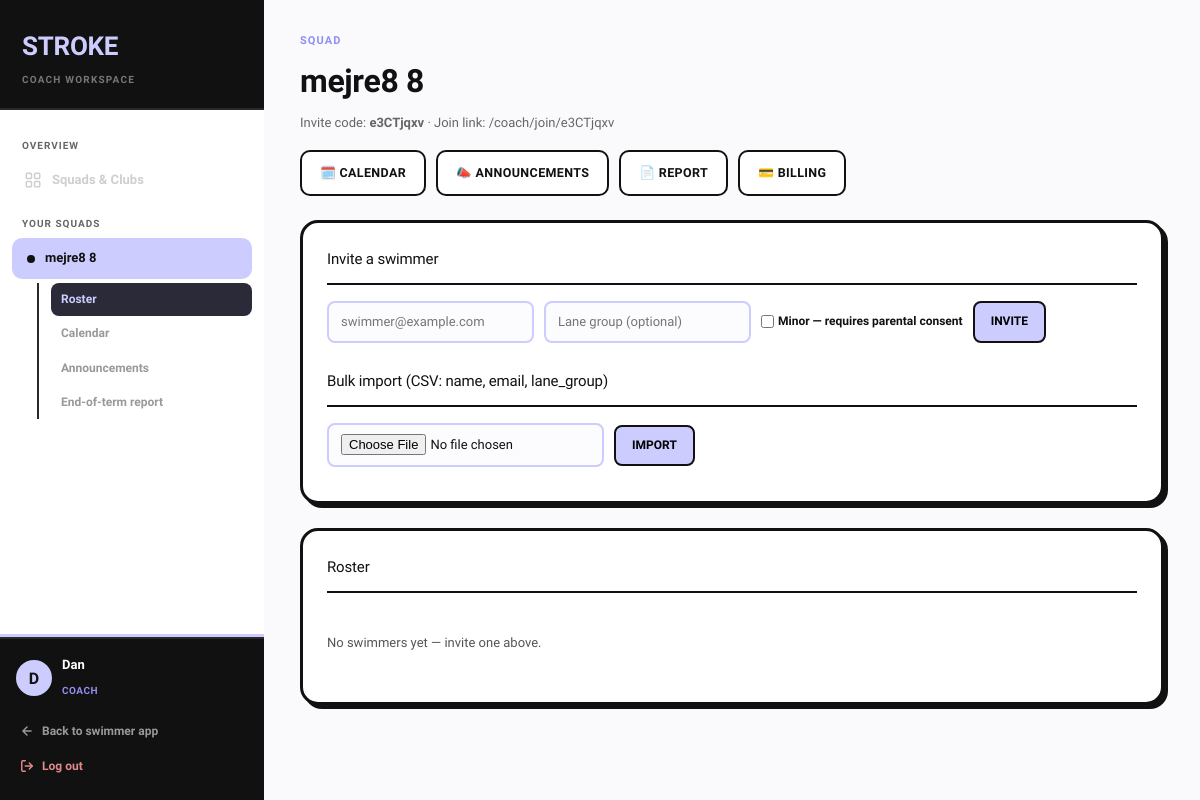
The page /coach/squad/1 (signed in) on the database as committed earlier.
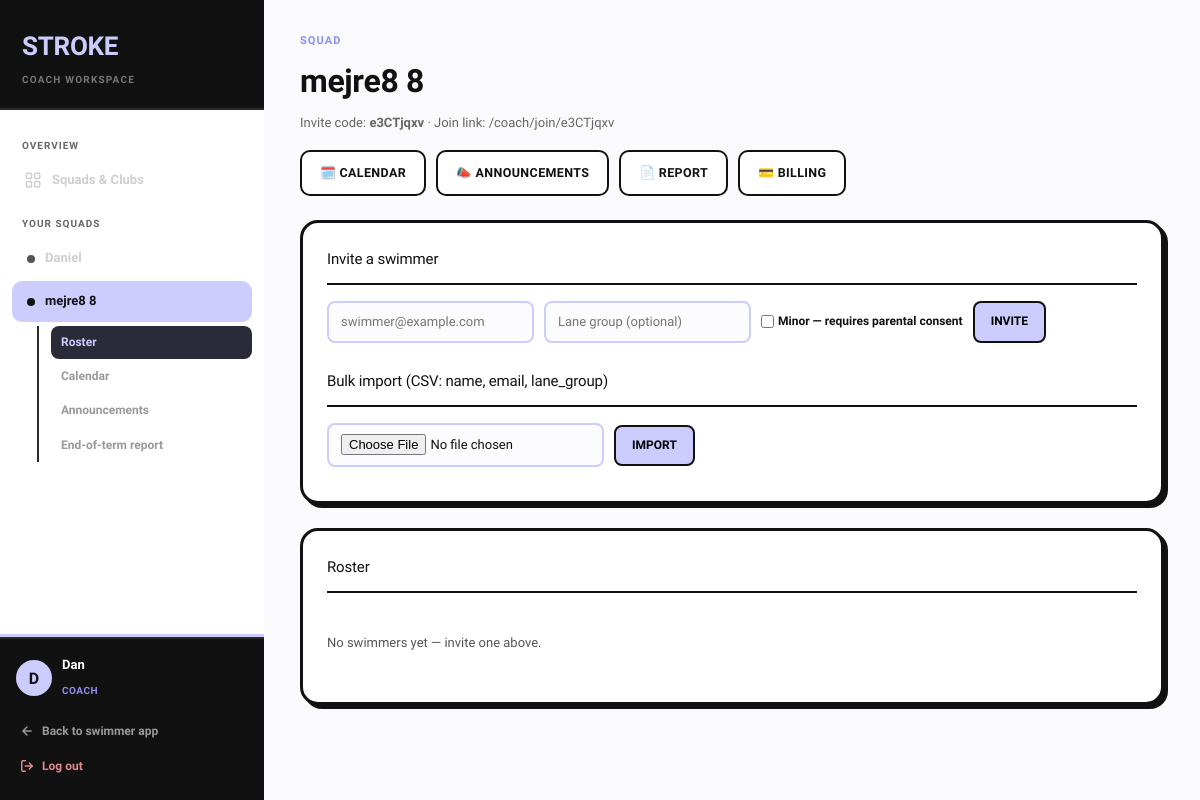
The same page on the database as committed later.
### models.py (models this page shows, shortened)
class Squad(db.Model):
    __tablename__ = 'squad'
    id = db.Column(db.Integer, primary_key=True)
    name = db.Column(db.String(120), nullable=False)
    coach_id = db.Column(db.Integer, db.ForeignKey('user.id'), nullable=False)
    club_id = db.Column(db.Integer, db.ForeignKey('club.id'), nullable=True)
    invite_code = db.Column(db.String(20), unique=True, nullable=False)
    base_fee = db.Column(db.Numeric(10, 2), default=0)
    per_swimmer_fee = db.Column(db.Numeric(10, 2), default=0)
    color = db.Column(db.String(20), default='blue')  # badge/theme color for the coach dashboard
    created_at = db.Column(db.DateTime, default=datetime.utcnow)
    memberships = db.relationship('SquadMembership', backref='squad', lazy=True)

### routes_coach.py (the view, shortened to what this page needs)
@coach.route('/squad/<int:squad_id>')
@login_required
@coach_required
def squad_roster(squad_id):
    from app import db
    from models import SquadMembership, CoachNote, StatusFlag, Swim, Standard
    squad = _squad_or_404(squad_id)
    memberships = (
        db.session.query(SquadMembership)
        .filter_by(squad_id=squad.id)
        .order_by(SquadMembership.created_at.desc())
        .all()
    )
    statuses = {
        s.swimmer_id: s for s in
        db.session.query(StatusFlag).filter_by(squad_id=squad.id).all()
    }
    note_counts = {}
    for n in db.session.query(CoachNote).filter_by(squad_id=squad.id).all():
        note_counts[n.swimmer_id] = note_counts.get(n.swimmer_id, 0) + 1
    standards = db.session.query(Standard).all()
    def _pool_key(p):
        return '50' if str(p or '25').startswith('50') else '25'
    rows = []
    return render_template('squad_roster.html', squad=squad, rows=rows)

### auth_utils.py (called while the page is built)
def coach_required(f):
    @wraps(f)
    def wrapper(*args, **kwargs):
        if not current_user.is_authenticated or (current_user.role != 'coach' and not current_user.is_admin):
            abort(403)
        return f(*args, **kwargs)
    return wrapper

### routes_coach.py (called while the page is built)
@coach.context_processor
def inject_coach_nav():
    if not current_user.is_authenticated:
        return {}
    from app import db
    from models import Squad
    nav_squads = db.session.query(Squad).filter_by(coach_id=current_user.id).order_by(Squad.name).all()
    return {'nav_squads': nav_squads}

def _squad_or_404(squad_id):
    from app import db
    from models import Squad
    squad = db.session.query(Squad).get(squad_id)
    if not squad:
        abort(404)
    is_owner = squad.coach_id == current_user.id
    is_club_owner = squad.club and squad.club.owner_id == current_user.id
    if not (is_owner or is_club_owner or current_user.is_admin):
        abort(403)
    return squad

### templates/squad_roster.html (shortened to what this page needs)
{% extends 'coach_base.html' %}
{% set header_eyebrow = 'Squad' %}
{% block page_title %}{{ squad.name }}{% endblock %}
{% block page_sub %}<p class="coach-header-sub">Invite code: <strong>{{ squad.invite_code }}</strong> · Join link: /coach/join/{{ squad.invite_code }}</p>{% endblock %}
{% block page_actions %}
  <a href="/coach/squad/{{ squad.id }}/calendar" class="coach-btn">🗓️ Calendar</a>
  <a href="/coach/squad/{{ squad.id }}/announcements" class="coach-btn">📣 Announcements</a>
  <a href="/coach/squad/{{ squad.id }}/report" class="coach-btn">📄 Report</a>
  <a href="/coach/squad/{{ squad.id }}/billing" class="coach-btn">💳 Billing</a>
{% endblock %}
{% block content %}
  <div class="panel" style="margin-bottom:24px">
    <div class="panel-label">Invite a swimmer</div>
    <form class="sq-invite-row" method="POST" action="/coach/squad/{{ squad.id }}/invite">
      <input type="email" name="email" placeholder="swimmer@example.com" required>
      <input type="text" name="lane_group" placeholder="Lane group (optional)">
      <label><input type="checkbox" name="requires_consent" value="1"> Minor — requires parental consent</label>
      <button type="submit">Invite</button>
    </form>
    <div class="panel-label" style="margin-top:16px">Bulk import (CSV: name, email, lane_group)</div>
    <form method="POST" action="/coach/squad/{{ squad.id }}/import" enctype="multipart/form-data" class="sq-invite-row">
      <input type="file" name="csv_file" accept=".csv">
      <button type="submit">Import</button>
    </form>
  </div>
  <div class="panel">
    <div class="panel-label">Roster</div>
    {% if rows %}
      {% for r in rows %}
      <div class="sq-row">
        <span class="sq-row-name">
          {% if r.membership.user_id %}
          <a href="/coach/squad/{{ squad.id }}/swimmer/{{ r.membership.user_id }}" class="sq-row-link">{{ r.membership.swimmer.username }}</a>
          {% else %}
          {{ r.membership.invited_email }}
          {% endif %}
          {% if r.met_standards %}<div class="sq-row-standards">✓ {{ r.met_standards|join(', ') }}</div>{% endif %}
        </span>
        <span class="sq-row-tag {{ r.membership.status }}">{{ r.membership.status.replace('_',' ') }}</span>
        {% if r.status %}<span class="sq-row-tag {{ r.status.status }}">{{ r.status.status }}</span>{% endif %}
        <form method="POST" action="/coach/squad/{{ squad.id }}/membership/{{ r.membership.id }}/lane">
          <input type="text" name="lane_group" class="sq-row-lane" value="{{ r.membership.lane_group or '' }}" placeholder="Lane" onchange="this.form.submit()">
        </form>
        {% if r.membership.user_id %}
        <div class="sq-row-actions">
          <a href="/coach/squad/{{ squad.id }}/swimmer/{{ r.membership.user_id }}/notes">Notes ({{ r.note_count }})</a>
          <form method="POST" action="/coach/squad/{{ squad.id }}/swimmer/{{ r.membership.user_id }}/status">
            <select name="status" onchange="this.form.submit()">
              <option value="available" {{ 'selected' if r.status and r.status.status=='available' }}>Available</option>
              <option value="injured" {{ 'selected' if r.status and r.status.status=='injured' }}>Injured</option>
              <option value="limited" {{ 'selected' if r.status and r.status.status=='limited' }}>Limited</option>
            </select>
          </form>
        </div>
        {% endif %}
      </div>
      {% endfor %}
    {% else %}
      <p class="panel-note">No swimmers yet — invite one above.</p>
    {% endif %}
  </div>
{% endblock %}

### templates/coach_base.html (shortened to what this page needs)
<!DOCTYPE html>
<html lang="en">
<head>
<link rel="stylesheet" href="{{ url_for('static', filename='css/main.css') }}">
<link rel="stylesheet" href="{{ url_for('static', filename='css/dashboard.css') }}">
<link rel="stylesheet" href="{{ url_for('static', filename='css/coach.css') }}">
</head>
<body>
<div class="coach-shell">
  <aside class="coach-sidebar no-print" id="coachSidebar">
    <div class="coach-sidebar-head">
      <a href="/dashboard" class="coach-logo">STROKE</a>
      <span class="coach-logo-sub">Coach workspace</span>
    </div>
    <nav class="coach-nav">
      <p class="coach-nav-lbl">Overview</p>
      <a href="/coach" class="coach-nav-link {{ 'active' if request.path == '/coach' else '' }}">
        <span class="coach-nav-icon"></span>
        Squads & Clubs
      </a>
      {% if nav_squads %}
      <p class="coach-nav-lbl">Your squads</p>
      {% for sq in nav_squads %}
        <a href="/coach/squad/{{ sq.id }}" class="coach-nav-link {{ 'active' if squad and squad.id == sq.id else '' }}">
          <span class="coach-nav-dot"></span>
          <span class="coach-nav-link-text">{{ sq.name }}</span>
        </a>
        {% if squad and squad.id == sq.id %}
        <div class="coach-subnav">
          <a href="/coach/squad/{{ sq.id }}" class="coach-subnav-link {{ 'active' if request.path == '/coach/squad/' ~ sq.id|string else '' }}">Roster</a>
          <a href="/coach/squad/{{ sq.id }}/calendar" class="coach-subnav-link {{ 'active' if request.path.endswith('/calendar') else '' }}">Calendar</a>
          <a href="/coach/squad/{{ sq.id }}/announcements" class="coach-subnav-link {{ 'active' if request.path.endswith('/announcements') else '' }}">Announcements</a>
          <a href="/coach/squad/{{ sq.id }}/report" class="coach-subnav-link {{ 'active' if request.path.endswith('/report') else '' }}">End-of-term report</a>
        </div>
        {% endif %}
      {% endfor %}
      {% endif %}
    </nav>
    <div class="coach-sidebar-foot">
      <div class="coach-user">
        <div class="coach-user-avatar">{{ current_user.username[0]|upper }}</div>
        <div class="coach-user-info">
          <p class="coach-user-name">{{ current_user.username }}</p>
          <span class="coach-user-tag">Coach</span>
        </div>
      </div>
      <a href="/dashboard" class="coach-exit-link">
        <svg viewBox="0 0 24 24" fill="none" stroke="currentColor" stroke-width="2.5" stroke-linecap="round" stroke-linejoin="round"><path d="M19 12H5M12 5l-7 7 7 7"></path></svg>
        Back to swimmer app
      </a>
      <a href="/logout" class="coach-exit-link coach-logout-link">
        <svg viewBox="0 0 24 24" fill="none" stroke="currentColor" stroke-width="2.5" stroke-linecap="round" stroke-linejoin="round"><path d="M9 21H5a2 2 0 0 1-2-2V5a2 2 0 0 1 2-2h4"></path><polyline points="16 17 21 12 16 7"></polyline><line x1="21" y1="12" x2="9" y2="12"></line></svg>
        Log out
      </a>
    </div>
  </aside>
  <main class="coach-main">
    <header class="coach-header no-print">
      <div>
        {% if header_eyebrow %}<p class="coach-header-eyebrow">{{ header_eyebrow }}</p>{% endif %}
        <h1 class="coach-header-title">{% block page_title %}Coach{% endblock %}</h1>
        {% block page_sub %}{% endblock %}
      </div>
      <div class="coach-header-actions">{% block page_actions %}{% endblock %}</div>
    </header>
    <div class="coach-content">
      {% block content %}{% endblock %}
    </div>
  </main>
</div>
</body>
</html>

Rows that differ between the two databases and show on the page:
added Squad: name "Daniel"
